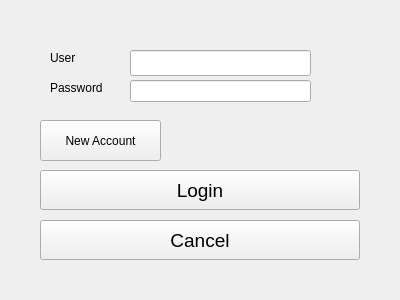
<?xml version="1.0" encoding="UTF-8"?>
<ui version="4.0">
 <class>login_window</class>
 <widget class="QMainWindow" name="login_window">
  <property name="geometry">
   <rect>
    <x>0</x>
    <y>0</y>
    <width>400</width>
    <height>300</height>
   </rect>
  </property>
  <property name="windowTitle">
   <string>login</string>
  </property>
  <widget class="QWidget" name="centralwidget">
   <widget class="QStackedWidget" name="stackedWidget">
    <property name="geometry">
     <rect>
      <x>0</x>
      <y>0</y>
      <width>400</width>
      <height>300</height>
     </rect>
    </property>
    <property name="currentIndex">
     <number>0</number>
    </property>
    <widget class="QWidget" name="login_page">
     <widget class="QLineEdit" name="password">
      <property name="geometry">
       <rect>
        <x>130</x>
        <y>80</y>
        <width>181</width>
        <height>22</height>
       </rect>
      </property>
      <property name="inputMask">
       <string/>
      </property>
      <property name="text">
       <string/>
      </property>
      <property name="echoMode">
       <enum>QLineEdit::Password</enum>
      </property>
     </widget>
     <widget class="QLabel" name="label_2">
      <property name="geometry">
       <rect>
        <x>50</x>
        <y>80</y>
        <width>71</width>
        <height>16</height>
       </rect>
      </property>
      <property name="text">
       <string>Password</string>
      </property>
     </widget>
     <widget class="QLabel" name="label">
      <property name="geometry">
       <rect>
        <x>50</x>
        <y>50</y>
        <width>55</width>
        <height>16</height>
       </rect>
      </property>
      <property name="text">
       <string>User</string>
      </property>
     </widget>
     <widget class="QPushButton" name="register_button">
      <property name="geometry">
       <rect>
        <x>40</x>
        <y>120</y>
        <width>121</width>
        <height>41</height>
       </rect>
      </property>
      <property name="text">
       <string>New Account</string>
      </property>
     </widget>
     <widget class="QPushButton" name="login_button">
      <property name="geometry">
       <rect>
        <x>40</x>
        <y>170</y>
        <width>320</width>
        <height>40</height>
       </rect>
      </property>
      <property name="font">
       <font>
        <pointsize>14</pointsize>
       </font>
      </property>
      <property name="text">
       <string>Login</string>
      </property>
     </widget>
     <widget class="QPushButton" name="cancel_button">
      <property name="geometry">
       <rect>
        <x>40</x>
        <y>220</y>
        <width>320</width>
        <height>40</height>
       </rect>
      </property>
      <property name="font">
       <font>
        <pointsize>14</pointsize>
       </font>
      </property>
      <property name="text">
       <string>Cancel</string>
      </property>
     </widget>
     <widget class="QLabel" name="warning_label">
      <property name="enabled">
       <bool>true</bool>
      </property>
      <property name="geometry">
       <rect>
        <x>200</x>
        <y>120</y>
        <width>171</width>
        <height>41</height>
       </rect>
      </property>
      <property name="styleSheet">
       <string notr="true">color: rgb(255, 0, 0);</string>
      </property>
      <property name="text">
       <string/>
      </property>
     </widget>
     <widget class="QLineEdit" name="username">
      <property name="geometry">
       <rect>
        <x>130</x>
        <y>50</y>
        <width>181</width>
        <height>26</height>
       </rect>
      </property>
     </widget>
    </widget>
    <widget class="QWidget" name="game_settings_page">
     <widget class="QLabel" name="first_player_name">
      <property name="geometry">
       <rect>
        <x>30</x>
        <y>135</y>
        <width>200</width>
        <height>35</height>
       </rect>
      </property>
      <property name="font">
       <font>
        <pointsize>12</pointsize>
       </font>
      </property>
      <property name="text">
       <string>First Player name</string>
      </property>
     </widget>
     <widget class="QLabel" name="second_player_name">
      <property name="geometry">
       <rect>
        <x>30</x>
        <y>170</y>
        <width>200</width>
        <height>35</height>
       </rect>
      </property>
      <property name="font">
       <font>
        <pointsize>12</pointsize>
       </font>
      </property>
      <property name="text">
       <string>Second Player Name</string>
      </property>
     </widget>
     <widget class="QLabel" name="first_player_tic">
      <property name="geometry">
       <rect>
        <x>240</x>
        <y>135</y>
        <width>35</width>
        <height>35</height>
       </rect>
      </property>
      <property name="font">
       <font>
        <pointsize>12</pointsize>
       </font>
      </property>
      <property name="text">
       <string>X</string>
      </property>
      <property name="alignment">
       <set>Qt::AlignCenter</set>
      </property>
     </widget>
     <widget class="QLabel" name="second_player_tic">
      <property name="geometry">
       <rect>
        <x>240</x>
        <y>170</y>
        <width>35</width>
        <height>35</height>
       </rect>
      </property>
      <property name="font">
       <font>
        <pointsize>12</pointsize>
       </font>
      </property>
      <property name="text">
       <string>O</string>
      </property>
      <property name="alignment">
       <set>Qt::AlignCenter</set>
      </property>
     </widget>
     <widget class="QPushButton" name="swap_tics">
      <property name="geometry">
       <rect>
        <x>300</x>
        <y>155</y>
        <width>60</width>
        <height>35</height>
       </rect>
      </property>
      <property name="font">
       <font>
        <pointsize>12</pointsize>
       </font>
      </property>
      <property name="text">
       <string>Swap</string>
      </property>
     </widget>
     <widget class="QPushButton" name="back">
      <property name="geometry">
       <rect>
        <x>100</x>
        <y>230</y>
        <width>80</width>
        <height>35</height>
       </rect>
      </property>
      <property name="font">
       <font>
        <pointsize>12</pointsize>
       </font>
      </property>
      <property name="text">
       <string>Back</string>
      </property>
     </widget>
     <widget class="QPushButton" name="start">
      <property name="geometry">
       <rect>
        <x>220</x>
        <y>230</y>
        <width>80</width>
        <height>35</height>
       </rect>
      </property>
      <property name="font">
       <font>
        <pointsize>12</pointsize>
       </font>
      </property>
      <property name="text">
       <string>Start</string>
      </property>
     </widget>
     <widget class="QLabel" name="starting_player_name">
      <property name="geometry">
       <rect>
        <x>50</x>
        <y>50</y>
        <width>300</width>
        <height>35</height>
       </rect>
      </property>
      <property name="font">
       <font>
        <pointsize>12</pointsize>
       </font>
      </property>
      <property name="text">
       <string>Who is starting the first game</string>
      </property>
      <property name="alignment">
       <set>Qt::AlignCenter</set>
      </property>
     </widget>
    </widget>
   </widget>
  </widget>
 </widget>
 <resources/>
 <connections/>
</ui>
